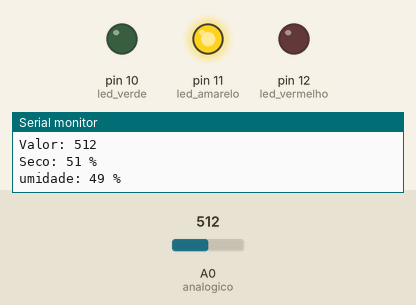
The sketch below on a simulated Arduino Uno, built with avr-gcc and run on an emulated ATmega328P. Shown: output pins drawn as LEDs (lit = HIGH), the last lines printed to the serial monitor. The inputs (shaded band) are chosen by the test bench; at power-on: A0 (analogico) = 512.

Above: at 2.8 s.
2.9 s: A0 (analogico) set to 466
6.2 s: A0 (analogico) set to 432
At 9.3 s:
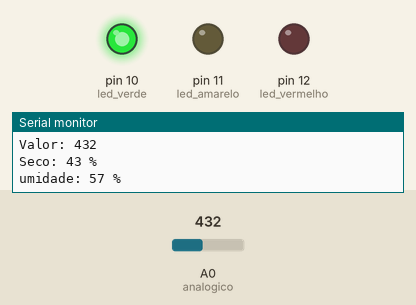
10.5 s: A0 (analogico) set to 959
At 13.6 s:
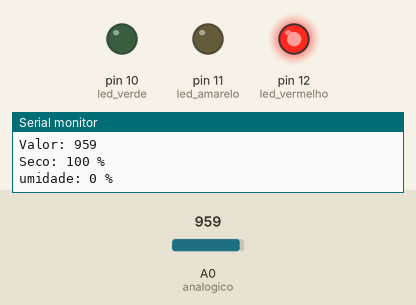
14.5 s: A0 (analogico) set to 936
At 18.0 s:
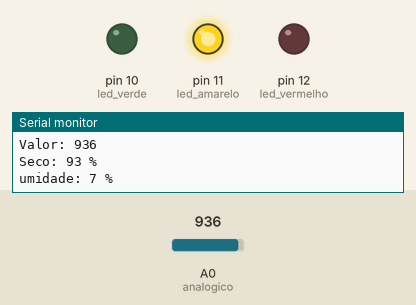
18.5 s: A0 (analogico) set to 960
At 22.2 s:
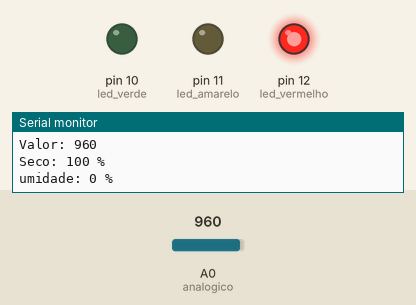
Timing chart, 0 to 23.5 s (numbered marks = the images above; inputs shaded):
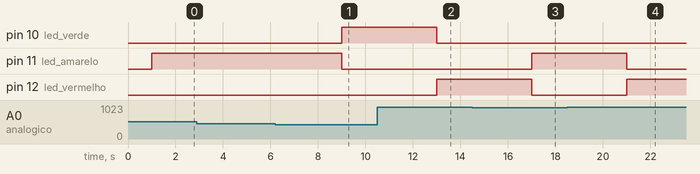

The sketch:

app.ino
```cpp
/*
 * Rotina para definir o solo com o MH Sensor Series
 * Equipe TechAgro
 * 22-10-2017
*/

//Carrega a biblioteca SoftwareSerial
//#include <SoftwareSerial.h>

//Define os pinos para a serial  (RX, TX)
//SoftwareSerial MinhaSerial(3,2);

#define analogico A0
#define led_vermelho 12
#define led_amarelo 11
#define led_verde 10

int valor_analogico;
int seco, umidade;

void setup()
{
  pinMode(analogico, INPUT);        //entrada
  pinMode(led_vermelho, OUTPUT);    //saida
  pinMode(led_amarelo, OUTPUT);     //saida
  pinMode(led_verde, OUTPUT);       //saida
  Serial.begin(9600);
}

void loop()
{
  //Le o valor analogico do pino A0
  valor_analogico = analogRead(analogico);
  leitura();

  //Solo umido, acende o led verde
  if (valor_analogico > 0 && valor_analogico < 450)
  {
    apagaleds();
    digitalWrite(led_verde, HIGH);
  }

  //Solo com umidade moderada, acende led amarelo
  if (valor_analogico > 451 && valor_analogico < 949)
  {
     apagaleds();
    digitalWrite(led_amarelo, HIGH);
  }

  //Solo seco, acende led vermelho
  if (valor_analogico > 950 && valor_analogico < 1020)
  {
    apagaleds();
    digitalWrite(led_vermelho, HIGH);
  }
  delay(1000);
}

void apagaleds()
{
  digitalWrite(led_vermelho, LOW);
  digitalWrite(led_amarelo, LOW);
  digitalWrite(led_verde, LOW);
}

void leitura(){
  //Mostra o valor da porta analogica no serial monitor
  Serial.println(" "); Serial.print("Valor: ");
  Serial.print(valor_analogico);
  seco = (valor_analogico * 100) / 1000;
  if (valor_analogico >= 950)
   {
     seco = 100;
   }
  if (valor_analogico < 350 )
   {  umidade = 100;
      seco = 0; }
  else { umidade = 100 - seco;
    }
  Serial.println(" "); Serial.print("Seco: ");
  Serial.print(seco);  Serial.print(" %");
  Serial.println(" "); Serial.print("umidade: ");
  Serial.print(umidade); Serial.print(" %");
  Serial.println(" ");
  delay(1000);
}
```

Measured:
- the behaviour switches between 450 and 449 on A0 (analogico) (found by bisection; images 0 and 1)
- the behaviour switches between 949 and 948 on A0 (analogico) (found by bisection; images 2 and 3)
- after the input at 6.2 s, pin 10 (led_verde): LOW → HIGH after 2.8 s; pin 11 (led_amarelo): HIGH → LOW after 2.8 s
- after the input at 10.5 s, pin 10 (led_verde): HIGH → LOW after 2.5 s; pin 12 (led_vermelho): LOW → HIGH after 2.5 s
- after the input at 14.5 s, pin 11 (led_amarelo): LOW → HIGH after 2.5 s; pin 12 (led_vermelho): HIGH → LOW after 2.5 s
- after the input at 18.5 s, pin 11 (led_amarelo): HIGH → LOW after 2.5 s; pin 12 (led_vermelho): LOW → HIGH after 2.5 s
